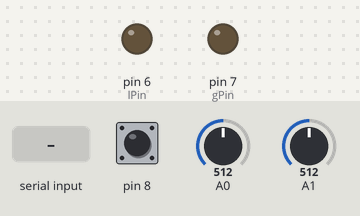
A sketch run on a simulated Arduino Uno, built with avr-gcc and run on an emulated ATmega328P. Shown: output pins drawn as LEDs (lit = HIGH). Dashed ring = blinking. Inputs (shaded band) come from the test bench; at power-on: A0 = 512, pin 8 HIGH, A1 = 512. What the sketch prints to the serial monitor is not drawn.

Above: at 1.2 s.
1.3 s: "2\n" received over Serial
At 1.51 s:
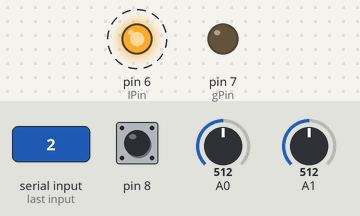
4.3 s: A0 set to 40
Timing chart, 0 to 7.3 s (numbered marks = the images above; inputs shaded):
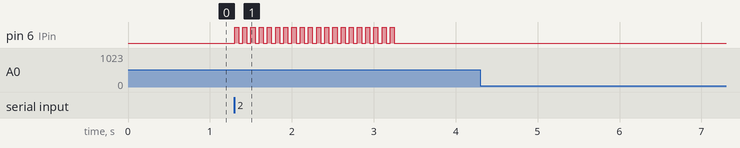

Measured:
- after the input at 1.3 s, pin 6 (lPin): alternates HIGH for 0.05 s and LOW for 0.05 s, 40 changes in all, then stays LOW, starting at once
- after the input at 4.3 s, every drawn part: stays the same

The sketch:

joystick_mid.ino
```cpp
int xValue = 0;
int yValue = 0;
int bValue = 0;
int xMove;
int yMove;
int lPin = 6;
int gPin = 7;
int xMove1=0;
int yMove1=0;

void setup()
{
  pinMode(8,INPUT);
  digitalWrite(8,HIGH);
  pinMode(lPin, OUTPUT);
  digitalWrite(lPin, LOW);
  pinMode(gPin, OUTPUT);
  digitalWrite(gPin, LOW);

  Serial.begin(9600) ;

}

void loop()
{
  xValue = analogRead(A0);
  yValue = analogRead(A1);
  bValue = digitalRead(8);

//right
  if (xValue > 1000){
     xMove = 1;
  }
//left
  else if (xValue < 50){
    xMove = -1;
  }
  else if (50<= xValue <= 1000){
    xMove = 0;
  }

//down
  if (yValue > 1000){
     yMove = 1;
  }
//up
  else if (yValue < 50){
    yMove = -1;
  }
  else if (50<= yValue <= 1000){
    yMove = 0;
  }


  if (xMove1 != xMove || yMove1 != yMove){
    Serial.print(xMove, DEC); //Serial.write better (write specific byte count also)
    Serial.print(",");
    Serial.print(yMove, DEC);
    Serial.print(",");
    Serial.print(!bValue);
    Serial.print("\n");

    xMove1 = xMove;
    yMove1 = yMove;
  }

  if (Serial.available ( ) == 0) {
    digitalWrite(lPin, LOW);
  }
  if (Serial.available ( ) > 0) {
    char state = Serial.read ( );    // Reading the data received and saving in the state variable

    if(state == '0'){             // If received data is '0', then turn on LED
      digitalWrite (lPin, HIGH);
      delay(100);
      digitalWrite (lPin, LOW);
    }

    else if(state == '1'){
      digitalWrite(lPin, LOW);
    }

    else if (state == '2') {     // If received data is '1', then turn off led
      for (int i=0; i<20; i++){
         digitalWrite (lPin, HIGH);
          delay(50);
          digitalWrite (lPin, LOW);
          delay(50);
      }
    }
  }

}
```
